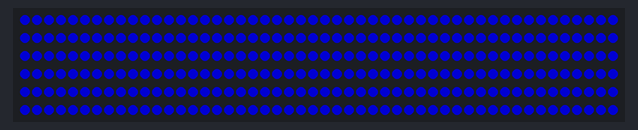
A sketch run on a simulated Arduino Uno, built with avr-gcc and run on an emulated ATmega328P. Shown: 300 RGB LEDs in strip order, left to right, continuing on the next row. Dim RGB values are drawn brighter than linear.

Above: at 0.1 s.

The sketch:

solid.ino
```cpp
#include <FastLED.h>

#define PIN 6
#define N 300
CRGB strip[N];


void setup() {
  FastLED.addLeds<NEOPIXEL, PIN>(strip, N);
  CRGB color = CRGB::Navy;

  for(int i = 0; i < N; i++) {
    strip[i] = color;
  }
  FastLED.show();
}

void loop() {
  delay(0);
}
```
